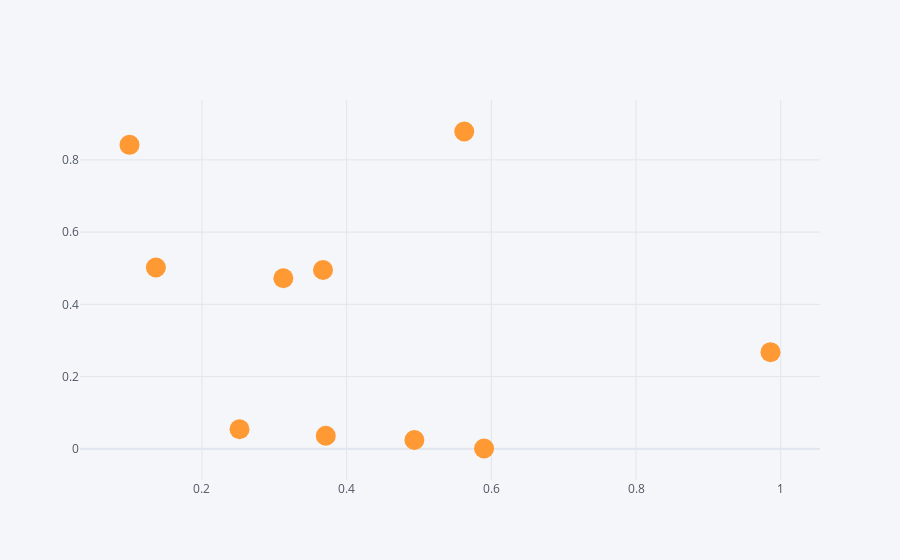

The cell this chart's notebook holds for it:
### Code cell
df1.iplot(kind='scatter',mode='markers',size=20,x='a',y='b')

### Figure 1 — Plotly figure (JSON) as saved in the notebook; plotly's stock layout.template omitted (floating-point values rounded to 4 significant figures)
{"data": [{"line": {"color": "rgba(255, 153, 51, 1.0)", "dash": "solid", "shape": "linear", "width": 1.3}, "marker": {"size": 20, "symbol": "circle"}, "mode": "markers", "name": "b", "text": "", "type": "scatter", "x": [0.4936, 0.1363, 0.5626, 0.09987, 0.3125, 0.9858, 0.3673, 0.252, 0.3712, 0.5899], "y": [0.02453, 0.502, 0.8786, 0.8417, 0.4724, 0.2677, 0.4952, 0.05436, 0.03632, 0.0009331]}], "layout": {"legend": {"bgcolor": "#F5F6F9", "font": {"color": "#4D5663"}}, "paper_bgcolor": "#F5F6F9", "plot_bgcolor": "#F5F6F9", "title": {"font": {"color": "#4D5663"}}, "xaxis": {"gridcolor": "#E1E5ED", "showgrid": true, "tickfont": {"color": "#4D5663"}, "title": {"font": {"color": "#4D5663"}, "text": ""}, "zerolinecolor": "#E1E5ED"}, "yaxis": {"gridcolor": "#E1E5ED", "showgrid": true, "tickfont": {"color": "#4D5663"}, "title": {"font": {"color": "#4D5663"}, "text": ""}, "zerolinecolor": "#E1E5ED"}}}
